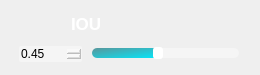
                 <widget class="QFrame" name="IOU_QF">
                  <property name="minimumSize">
                   <size>
                    <width>260</width>
                    <height>75</height>
                   </size>
                  </property>
                  <property name="maximumSize">
                   <size>
                    <width>260</width>
                    <height>75</height>
                   </size>
                  </property>
                  <property name="styleSheet">
                   <string notr="true">QFrame#IOU_QF{
border:2px solid rgba(255, 255, 255, 70);
border-radius:15px;
}</string>
                  </property>
                  <layout class="QVBoxLayout" name="verticalLayout_15">
                   <item>
                    <widget class="QPushButton" name="ToggleBotton_2">
                     <property name="sizePolicy">
                      <sizepolicy hsizetype="Expanding" vsizetype="Fixed">
                       <horstretch>0</horstretch>
                       <verstretch>0</verstretch>
                      </sizepolicy>
                     </property>
                     <property name="minimumSize">
                      <size>
                       <width>0</width>
                       <height>30</height>
                      </size>
                     </property>
                     <property name="maximumSize">
                      <size>
                       <width>16777215</width>
                       <height>30</height>
                      </size>
                     </property>
                     <property name="font">
                      <font>
                       <family>Nirmala UI</family>
                       <pointsize>13</pointsize>
                       <italic>false</italic>
                       <bold>true</bold>
                      </font>
                     </property>
                     <property name="cursor">
                      <cursorShape>ArrowCursor</cursorShape>
                     </property>
                     <property name="mouseTracking">
                      <bool>true</bool>
                     </property>
                     <property name="focusPolicy">
                      <enum>Qt::FocusPolicy::StrongFocus</enum>
                     </property>
                     <property name="contextMenuPolicy">
                      <enum>Qt::ContextMenuPolicy::DefaultContextMenu</enum>
                     </property>
                     <property name="layoutDirection">
                      <enum>Qt::LayoutDirection::LeftToRight</enum>
                     </property>
                     <property name="autoFillBackground">
                      <bool>false</bool>
                     </property>
                     <property name="styleSheet">
                      <string notr="true">QPushButton{
background-image:url(:/setting /images/newsize/IOU.png);
background-repeat: no-repeat;
background-position: left center;
border: none;
border-left: 20px solid transparent;

text-align: left;
padding-left: 40px;
padding-bottom: 4px;
color: white;
font: 700 13pt &quot;Nirmala UI&quot;;
}</string>
                     </property>
                     <property name="text">
                      <string>IOU</string>
                     </property>
                     <property name="autoDefault">
                      <bool>false</bool>
                     </property>
                     <property name="default">
                      <bool>false</bool>
                     </property>
                     <property name="flat">
                      <bool>false</bool>
                     </property>
                    </widget>
                   </item>
                   <item>
                    <widget class="QFrame" name="frame_3">
                     <property name="sizePolicy">
                      <sizepolicy hsizetype="Preferred" vsizetype="Preferred">
                       <horstretch>0</horstretch>
                       <verstretch>0</verstretch>
                      </sizepolicy>
                     </property>
                     <property name="minimumSize">
                      <size>
                       <width>0</width>
                       <height>20</height>
                      </size>
                     </property>
                     <property name="maximumSize">
                      <size>
                       <width>16777215</width>
                       <height>20</height>
                      </size>
                     </property>
                     <layout class="QHBoxLayout" name="horizontalLayout_16" stretch="3,7">
                      <property name="spacing">
                       <number>10</number>
                      </property>
                      <property name="leftMargin">
                       <number>8</number>
                      </property>
                      <property name="topMargin">
                       <number>0</number>
                      </property>
                      <property name="rightMargin">
                       <number>10</number>
                      </property>
                      <property name="bottomMargin">
                       <number>0</number>
                      </property>
                      <item>
                       <widget class="QDoubleSpinBox" name="iou_spinbox">
                        <property name="cursor">
                         <cursorShape>PointingHandCursor</cursorShape>
                        </property>
                        <property name="styleSheet">
                         <string notr="true">QDoubleSpinBox {
border: 0px solid lightgray;
border-radius: 2px;
background-color: rgba(255,255,255,90);
font: 600 9pt &quot;Segoe UI&quot;;
}
        
QDoubleSpinBox::up-button {
width: 10px;
height: 9px;
margin: 0px 3px 0px 0px;
border-image: url(:/setting /images/newsize/box_up.png);
}
QDoubleSpinBox::up-button:pressed {
margin-top: 1px;
}
            
QDoubleSpinBox::down-button {
width: 10px;
height: 9px;
margin: 0px 3px 0px 0px;
border-image:url(:/setting /images/newsize/box_down.png);
}
QDoubleSpinBox::down-button:pressed {
margin-bottom: 1px;
}</string>
                        </property>
                        <property name="minimum">
                         <double>0.010000000000000</double>
                        </property>
                        <property name="maximum">
                         <double>1.000000000000000</double>
                        </property>
                        <property name="singleStep">
                         <double>0.050000000000000</double>
                        </property>
                        <property name="value">
                         <double>0.450000000000000</double>
                        </property>
                       </widget>
                      </item>
                      <item>
                       <widget class="QSlider" name="iou_slider">
                        <property name="cursor">
                         <cursorShape>PointingHandCursor</cursorShape>
                        </property>
                        <property name="styleSheet">
                         <string notr="true">QSlider::groove:horizontal {
border: none;
height: 10px;
background-color: rgba(255,255,255,90);
border-radius: 5px;
}

QSlider::handle:horizontal {
width: 10px;
margin: -1px 0px -1px 0px;
border-radius: 3px;
background-color: white;
}

QSlider::sub-page:horizontal {
background-color: qlineargradient(x1:0, y1:0, x2:1, y2:1, stop:0 #59969b, stop:1 #04e7fa);
border-radius: 5px;
}</string>
                        </property>
                        <property name="minimum">
                         <number>1</number>
                        </property>
                        <property name="maximum">
                         <number>100</number>
                        </property>
                        <property name="value">
                         <number>45</number>
                        </property>
                        <property name="orientation">
                         <enum>Qt::Orientation::Horizontal</enum>
                        </property>
                       </widget>
                      </item>
                     </layout>
                    </widget>
                   </item>
                  </layout>
                 </widget>
